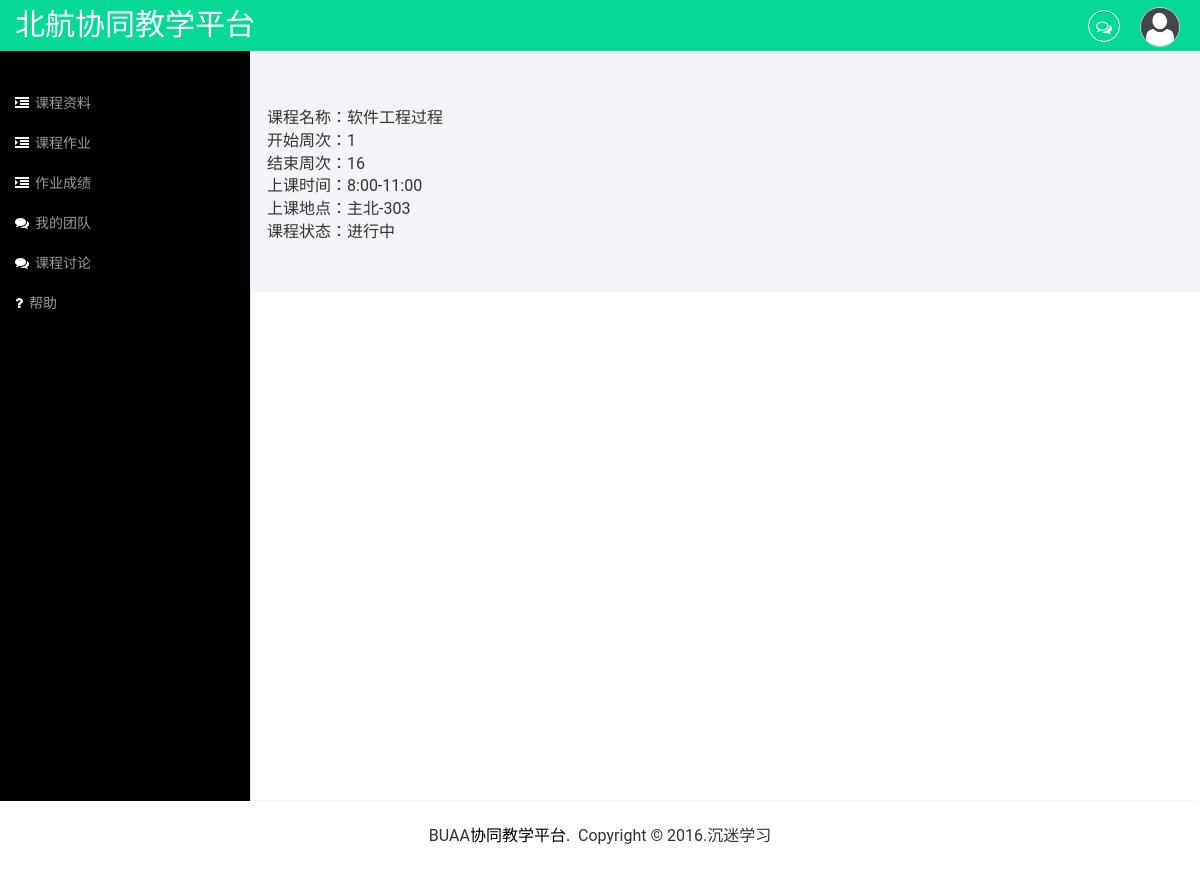
/Project/student/class.php?class_id=17, run on the app's committed database.
### tables this page shows
CREATE TABLE `class` (
  `id` int(11) NOT NULL AUTO_INCREMENT,
  `name` varchar(100) DEFAULT NULL,
  `start_week` int(11) DEFAULT NULL,
  `end_week` int(11) DEFAULT NULL,
  `time` varchar(100) DEFAULT NULL,
  `place` varchar(100) DEFAULT NULL,
  `state` int(11) DEFAULT NULL,
  PRIMARY KEY (`id`)
);

### Project/database.php (called while the page is built, shortened)
<?php
class database{
	private $mysql_db,
			$mysql_host,
			$mysql_password,
			$mysql_user,
			$mysql_port,
			$connect;
	public function __construct(){
		$this->mysql_host = 'localhost';
		$this->mysql_db = 'edu_sys';
		$this->mysql_user = 'root';
		$this->mysql_password = '';
		$this->mysql_port = 3306;
	}
	public function connect_to_db(){
		$dns = 'mysql:host='.$this->mysql_host.";port=".$this->mysql_port.";dbname=".$this->mysql_db;
		try{
			$this->connect = new PDO($dns, $this->mysql_user,$this->mysql_password);
		}
		catch (PDOException $e) {
    		print "Error!: " . $e->getMessage() . "<br/>";
    		die();
		}
	}
	public function database_get($command)
	{
		$result = $this->connect->prepare($command);
		$result->execute();
		$value = $result->fetchAll(PDO::FETCH_ASSOC);
		return $value;
	}
}
?>

### Project/student/class.php (the view, shortened to what this page needs)
<!DOCTYPE HTML>
<!DOCTYPE HTML>
<html>
<head>
<link href="../css/bootstrap.min.css" rel='stylesheet' type='text/css' />
<link href="../css/style.css" rel='stylesheet' type='text/css' />
<link href="../css/lines.css" rel='stylesheet' type='text/css' />
<link href="../css/font-awesome.css" rel="stylesheet">
<link href='' rel='stylesheet' type='text/css'>
<link href="../css/custom.css" rel="stylesheet">
</head>
<body>
<div id="wrapper">
        <nav class="top1 navbar navbar-default navbar-static-top" role="navigation" style="margin-bottom: 0">
            <div class="navbar-header">
                <a class="navbar-brand" href="#" style="font-family:'华文行楷'">北航协同教学平台</a>
            </div>
            <ul class="nav navbar-nav navbar-right">
				<li class="dropdown">
	        		<a href="#" class="dropdown-toggle" data-toggle="dropdown" aria-expanded="false"><i class="fa fa-comments-o"></i><span class="badge"></span></a>
	      		</li>
			    <li class="dropdown">
	        		<a href="#" class="dropdown-toggle avatar" data-toggle="dropdown"><img src="../images/1.png"></a>
	      		</li>
			</ul>
            <div class="navbar-default sidebar" role="navigation">
                <div class="sidebar-nav navbar-collapse">
                    <ul class="nav" id="side-menu">
						<li>
                            <a href="s_resource.php"><i class="fa fa-indent nav_icon"></i>课程资料</a>
                        </li>
                        <li>
                            <a href="javascript:cookie_jump()"><i class="fa fa-indent nav_icon"></i>课程作业</a>
                        </li>
						<li>
                            <a href="s_homework_grade.php"><i class="fa fa-indent nav_icon"></i>作业成绩</a>
                        </li>
						<li>
                            <a href="course_team.php"><i class="fa fa-comments nav_icon"></i>我的团队</a>
                        </li>
                        <li>
                            <a href="talk.php"><i class="fa fa-comments nav_icon"></i>课程讨论</a>
                        </li>
                        <li>
                            <a href=""><i class="fa fa-question nav_icon"></i>帮助</a>
                        </li>
                    </ul>
                </div>
            </div>
        </nav>
        <div id="page-wrapper">
        <div class="graphs">
        <?php
		require_once '../database.php';
		$db = new database();
		$class_id=$_GET['class_id'];
		$class_data=$db->database_get("select * from class where id='$class_id'");
		if($class_data==null)
		{
			echo '未找到此课程相关信息！';
		}
		else
		{
			echo "<br/>课程名称：".$class_data[0]['name']."<br/>开始周次：".$class_data[0]['start_week']."<br/>结束周次：".$class_data[0]['end_week']."<br/>上课时间：".$class_data[0]['time']."<br/>上课地点：".$class_data[0]['place']."<br/>课程状态：";
			if($class_data[0]['state']==1)
			{
				echo '进行中<br/>';
			}
			else
			{
				echo '已结束<br/>';
			}
		}
 ?>
			<link rel="stylesheet" href="../css/clndr.css" type="text/css" />
		</div>
       </div>
       <div class="copy" >
			<p>BUAA<a href="">协同教学平台.&nbsp;</a> Copyright &copy; 2016.沉迷学习</p>
	    </div>
   </div>
</body>
</html>

### Project/css/style.css (style rules this page uses)
ul, ol { margin: 0; }
p { margin: 0; }
html, body { font-family: 'Roboto', sans-serif; font-size: 100%; background:#000; overflow-x: hidden; }
body a { transition:0.5s all; -webkit-transition:0.5s all; -moz-transition:0.5s all; -o-transition:0.5s all; -ms-transition:0.5s all; }
.navbar .navbar-nav li a { padding: 0 10px; line-height: 56px; position: relative; }
.navbar .navbar-nav li a i { border: 1px solid #fff; padding: 8px 0; width: 32px; text-align: center; -webkit-border-radius: 50em; -moz-border-radius: 50em; border-radius: 50em; color: #fff; height: 32px; }
.navbar .navbar-nav li .dropdown-toggle.avatar img { height: 40px; -webkit-border-radius: 50em; -moz-border-radius: 50em; border-radius: 50em; border: 1px solid #c0cadd; margin-top: -4px; }
.navbar-default.sidebar { background-color: #000; font-family: 'Roboto', sans-serif; }
nav.top1.navbar.navbar-default.navbar-static-top { background-color:rgb(6, 217, 149); font-family: 'Roboto', sans-serif; }
.navbar-default .navbar-brand { color: #fff !important; font-size: 30px; font-weight: 500; }
.navbar-right { margin-right: 10px !important; }
.navbar-right li { display:inline-block; }
i.nav_icon { color: #fff; margin-right:6px; }
.sidebar ul li a { color: #999; font-size:14px; }
ul.nav.navbar-nav.navbar-right { height: 51px; }
.sidebar-nav.navbar-collapse { margin: 2em 0 0 0; }
.copy { background:#fff; text-align:center; padding:1.5em 0; }
.copy p a, .copy_layout p a { color:#000; }
.map_container, #chart, .span_6, .col_2, .weather_list, .cal1, .skills-info, .stats-info, .r3_counter_box, .activity_box, .bs-example1, .cloud, .copy { -ms-box-shadow: 0 1px 3px 0px rgba(0, 0, 0, 0.2); -o-box-shadow: 0 1px 3px 0px rgba(0, 0, 0, 0.2); -moz-box-shadow: 0 1px 3px 0px rgba(0, 0, 0, 0.2); -webkit-box-shadow: 0 1px 3px 0px rgba(0, 0, 0, 0.2); box-shadow: 0 1px 3px 0px rgba(0, 0, 0, 0.2); }
.graphs { padding: 2em 1em; background: #f2f4f8; font-family: 'Roboto', sans-serif; }

### Project/css/custom.css (style rules this page uses)
#wrapper { width: 100%; }
#page-wrapper { min-height: 568px; background-color: #fff; }
@media (min-width:768px) { #page-wrapper { position: inherit; margin: 0 0 0 250px; border-left: 1px solid #e7e7e7; } }
.sidebar .sidebar-nav.navbar-collapse { padding-right: 0; padding-left: 0; }
@media (min-width:768px) { .sidebar { z-index: 1; position: absolute; width: 250px; margin-top: 51px; } }

### data on the page
class: name "软件工程过程", start_week "1", end_week "16", time "8:00-11:00", place "主北-303"
